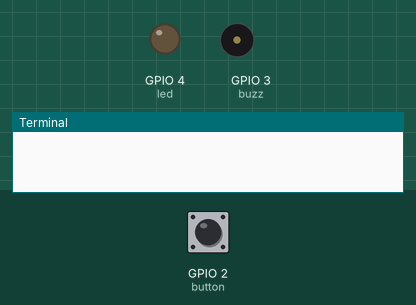
This program was run on a simulated Raspberry Pi (BCM pin numbers). Parts: output pins drawn as LEDs (lit = HIGH), buzzer (waves = sounding, pin HIGH), the last lines printed to the terminal. Dashed ring = blinking. Inputs (shaded band) come from the test bench; at power-on: GPIO 2 (button) HIGH. At 6.3 s the program stops and its outputs stay as they are.

Above: at 1.2 s.
1.3 s: GPIO 2 (button) pulled LOW for 0.15 s
At 1.51 s:
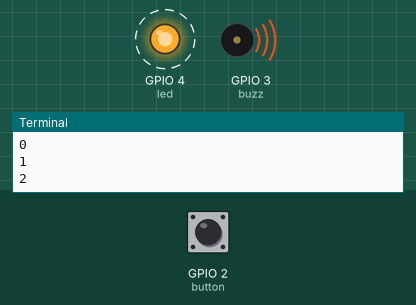
Timing chart, 0 to 7.8 s (numbered marks = the images above; inputs shaded):
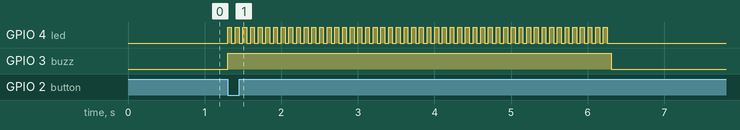

The program:

alarm.py
```python
#raspberry pi based alarm system
#expected outcome - when button is pressed the buzzer goes off ad the leed blinks for 5 seconds
#led blinks at a 10hz frequency
#author bochaberi samantha
"""
• It can be used in various applications, such as;
• Home Security – Panic alarms are often integrated into home security
systems to alert authorities in case of a break-in or other emergencies.
Linux Learning Centre Ltd.
• Medical emergencies – They can be used to signal for help in medical
situations, such as falls or health crises, especially for the elderly or
those with medical conditions.
• Personal safety – individuals can carry panic alarms to alert others if
they are in danger, such as in cases of assault or when feeling
threatened.
• Workplace security – in offices, such alarms can be installed under
desks or in hidden locations to discreetly notify security personnel
during incidents like robberies or intrusions
"""
import time
from time import sleep
from gpiozero import Button,LED,Buzzer
button = Button(2)
led = LED(4)
buzz = Buzzer(3)
button.wait_for_press()
while True:
    if button.is_pressed:
        buzz.on()
        for i in range(50):#calculate to get 10Hz
            print(i)
            led.on()
            sleep(0.05)
            led.off()
            sleep(0.05)
        #sleep(5)
        buzz.off()
        #sleep(5)

    else:
        break


"""
import gpiozero
import time
if gpiozero.Button(2).is_pressed():
    gpiozero.Buzzer(3).on()
    time.sleep(5)
    end_time = time()+5#adds duration to time function(source stack overflow)
    while time() < end_time:
        gpiozero.LED(4).on()
        time.sleep(0.1)
        gpiozero.LED(4).off
        time.sleep(0.1)
        """
 
```

Measured:
- after the input at 1.3 s, GPIO 4 (led): alternates HIGH for 0.05 s and LOW for 0.05 s, 100 changes in all, then stays LOW, starting at once; GPIO 3 (buzz): LOW → HIGH at once, → LOW 5.0 s later
